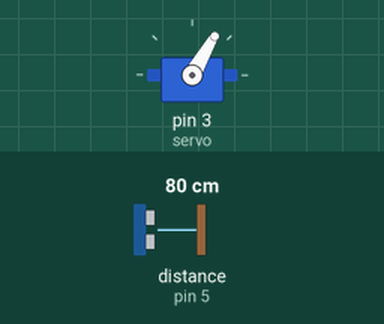
Recording of a sketch running on a simulated Arduino Uno, built with avr-gcc and run on an emulated ATmega328P. On the bench: servo. Wiring (inferred from the names in the program): ultrasonic range finder: trigger pin 6; echo pin 5. Inputs (shaded band) come from the test bench; at power-on: distance to the obstacle (sensor on pin 5) 80 cm. The echo pulse lasts 58.3 µs per cm.

Above: at 1.2 s.
1.3 s: distance to the obstacle (sensor on pin 5) set to 54 cm
2.8 s: distance to the obstacle (sensor on pin 5) set to 48 cm
At 3.6 s:
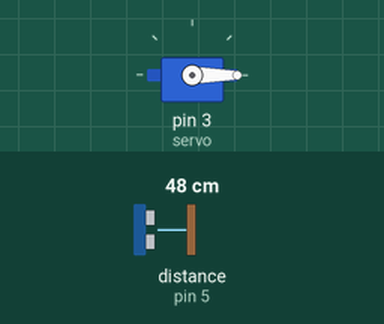
4.3 s: distance to the obstacle (sensor on pin 5) set to 60 cm
At 5.1 s:
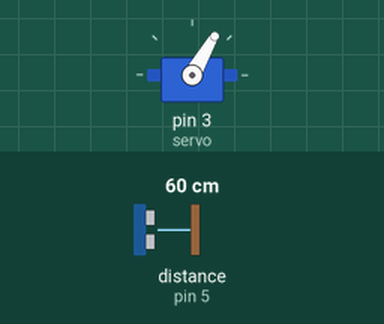
6.3 s: distance to the obstacle (sensor on pin 5) set to 2 cm
At 7.2 s:
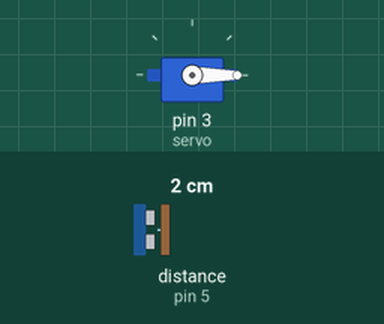
Timing chart, 0 to 8.8 s (numbered marks = the images above; inputs shaded):
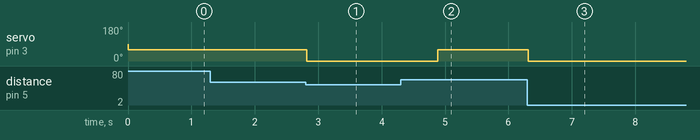

The sketch:

smart.ino
```cpp
#include<Servo.h>
    Servo servo;
int const trigPin = 6;
int const echoPin = 5;
void setup()
{
pinMode(trigPin, OUTPUT);
pinMode(echoPin, INPUT);
    servo.attach(3);
}
void loop()
{       int duration, distance;

digitalWrite(trigPin, HIGH);
delay(1);
digitalWrite(trigPin, LOW);
// Measure the pulse input in echo pin
duration = pulseIn(echoPin, HIGH);
// Distance is half the duration devided by 29.1 (from datasheet)
distance = (duration/2) / 29.1;
// if distance less than 0.5 meter and more than 0 (0 or less means over range)
if (distance <= 50 && distance >= 0) {
  servo.write(500);
    delay(2000);
} else {

  servo.write(60);
}
// Waiting 60 ms won't hurt any one
delay(60);
}
```

Measured:
- the behaviour switches between 52 and 51 cm on distance to the obstacle (sensor on pin 5) (found by bisection; images 0 and 1)
- after the input at 1.3 s, every drawn part: stays the same
- after the input at 2.8 s, servo on pin 3 (servo): 60° → 0° at once
- after the input at 4.3 s, servo on pin 3 (servo): 0° → 60° after 0.58 s
- after the input at 6.3 s, servo on pin 3 (servo): 60° → 0° at once
